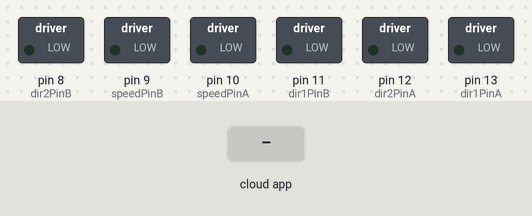
This sketch was run on a simulated Arduino Uno, built with avr-gcc and run on an emulated ATmega328P. On the bench: switched loads named in the sketch (green lamp = pin HIGH). Inputs (shaded band) come from the test bench. The ROS host is connected and sends only what is stated.

Above: at 1.2 s.
1.3 s: the phone or cloud app sets linear.x to -100
At 2.4 s:
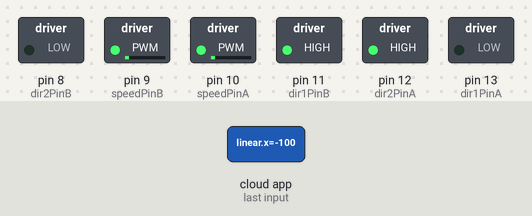
2.8 s: the phone or cloud app sets angular.z to -100
At 3.7 s:
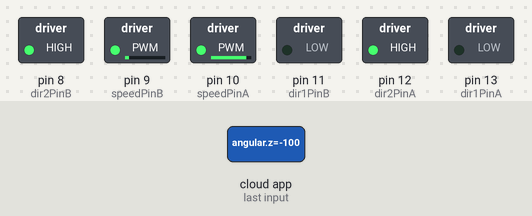
4.3 s: the phone or cloud app sets linear.x to 0
At 4.7 s:
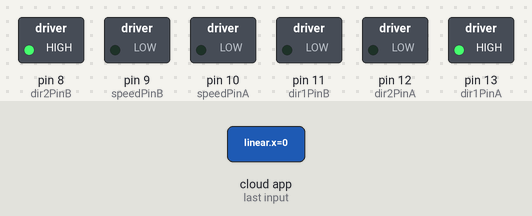
5.8 s: the phone or cloud app sets linear.x to 100
At 7.0 s:
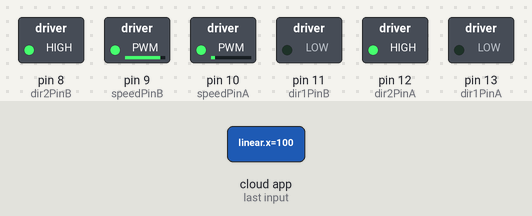
7.3 s: the phone or cloud app sets angular.z to 0
At 8.3 s:
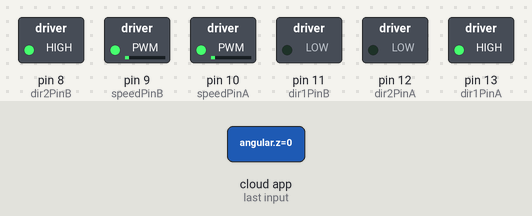
8.8 s: the phone or cloud app sets angular.z to 100
At 9.6 s:
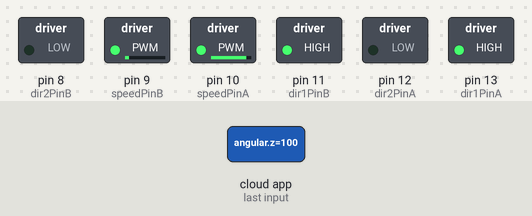
Timing chart, 0 to 11.3 s (numbered marks = the images above; inputs shaded):
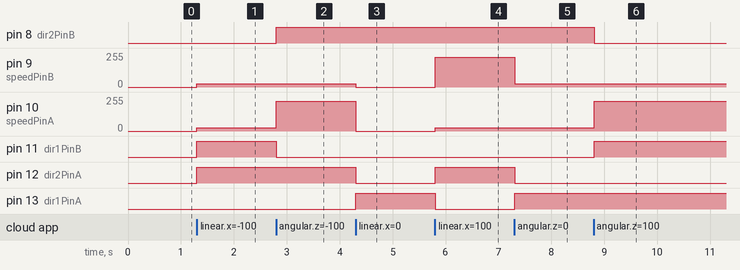

Measured:
- after the input at 1.3 s, pin 9 (speedPinB), pin 10 (speedPinA): 0/255 → 25/255 at once; pin 11 (dir1PinB), pin 12 (dir2PinA): LOW → HIGH at once
- after the input at 2.8 s, pin 8 (dir2PinB): LOW → HIGH at once; pin 10 (speedPinA): 25/255 → 225/255 at once; pin 11 (dir1PinB): HIGH → LOW at once
- after the input at 4.3 s, pin 9 (speedPinB): 25/255 → 0/255 at once; pin 10 (speedPinA): 225/255 → 0/255 at once; pin 12 (dir2PinA): HIGH → LOW at once; pin 13 (dir1PinA): LOW → HIGH at once
- after the input at 5.8 s, pin 9 (speedPinB): 0/255 → 225/255 at once; pin 10 (speedPinA): 0/255 → 25/255 at once; pin 12 (dir2PinA): LOW → HIGH at once; pin 13 (dir1PinA): HIGH → LOW at once
- after the input at 7.3 s, pin 9 (speedPinB): 225/255 → 25/255 at once; pin 12 (dir2PinA): HIGH → LOW at once; pin 13 (dir1PinA): LOW → HIGH at once
- after the input at 8.8 s, pin 8 (dir2PinB): HIGH → LOW at once; pin 10 (speedPinA): 25/255 → 225/255 at once; pin 11 (dir1PinB): LOW → HIGH at once

The sketch:

cmd_vel5.pde
```cpp
#include <ros.h>
#include <std_msgs/String.h>
#include <geometry_msgs/Twist.h>


// motor A
int dir1PinA = 13;
int dir2PinA = 12;
int speedPinA = 10;

// motor B
int dir1PinB = 11;
int dir2PinB = 8;
int speedPinB = 9;

ros::NodeHandle nh;

void messageCb(const geometry_msgs::Twist& msg)
{

  int speed_value;
  int angle_value;
  int leftwheelspeed;
  int rightwheelspeed;

  speed_value = msg.linear.x;
  angle_value = msg.angular.z;

  if(speed_value > 10){
    speed_value = 10;
  }
  if(speed_value < -10){
    speed_value = -10;
  }
  if(angle_value > 2){
    angle_value = 2;
  }
  if(angle_value < -2){
    angle_value = -2;
  }

  leftwheelspeed = map(abs(speed_value),0,10,0,250);
  rightwheelspeed = map(abs(speed_value),0,10,0,250);

  int as;
  as = map(abs(angle_value),0,2,0,250);

  if(speed_value > 0){  //forward
    if(angle_value > 0){ // left turn
      leftwheelspeed = leftwheelspeed - as*2;
    }
    else{ //right turn
      rightwheelspeed = rightwheelspeed - as*2;
    }
  }

  if(speed_value < 0){  //back
    if(angle_value > 0){ // left turn
      rightwheelspeed = rightwheelspeed - as*2;
      rightwheelspeed = -rightwheelspeed;
      leftwheelspeed = -leftwheelspeed;

    }
    else{ //right turn
      leftwheelspeed = leftwheelspeed - as*2;
      leftwheelspeed = -leftwheelspeed;
      rightwheelspeed = -rightwheelspeed;
    }
  }


  if(speed_value == 0){
    leftwheelspeed = 0;
    rightwheelspeed = 0;
  }


  if(leftwheelspeed >= 0 && rightwheelspeed >= 0){
    digitalWrite(dir1PinA, HIGH);
    digitalWrite(dir2PinA, LOW);
    digitalWrite(dir1PinB, LOW);
    digitalWrite(dir2PinB, HIGH);
  }
  if(leftwheelspeed < 0 && rightwheelspeed < 0){
    digitalWrite(dir1PinA, LOW);
    digitalWrite(dir2PinA, HIGH);
    digitalWrite(dir1PinB, HIGH);
    digitalWrite(dir2PinB, LOW);
  }

  if(leftwheelspeed < 0 && rightwheelspeed >= 0){
    digitalWrite(dir1PinA, HIGH);
    digitalWrite(dir2PinA, LOW);
    digitalWrite(dir1PinB, HIGH);
    digitalWrite(dir2PinB, LOW);
  }
  if(leftwheelspeed >= 0 && rightwheelspeed < 0){
    digitalWrite(dir1PinA, LOW);
    digitalWrite(dir2PinA, HIGH);
    digitalWrite(dir1PinB, LOW);
    digitalWrite(dir2PinB, HIGH);

  }

  analogWrite(speedPinA, abs(leftwheelspeed));
  analogWrite(speedPinB, abs(rightwheelspeed));


//    delay(200);

}


ros::Subscriber<geometry_msgs::Twist> sub("cmd_vel", &messageCb);

void setup(){
  nh.initNode();
  nh.subscribe(sub);
  pinMode(dir1PinA, OUTPUT);
  pinMode(dir2PinA, OUTPUT);
  pinMode(speedPinA, OUTPUT);
  pinMode(dir1PinB, OUTPUT);
  pinMode(dir2PinB, OUTPUT);
  pinMode(speedPinB, OUTPUT);
}

void loop(){
  nh.spinOnce();
  delay(10);
}
```
